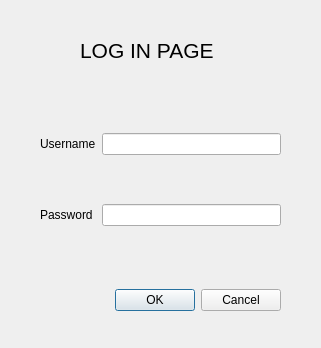
<?xml version="1.0" encoding="UTF-8"?>
<ui version="4.0">
 <class>login</class>
 <widget class="QDialog" name="login">
  <property name="geometry">
   <rect>
    <x>0</x>
    <y>0</y>
    <width>321</width>
    <height>348</height>
   </rect>
  </property>
  <property name="windowTitle">
   <string>Dialog</string>
  </property>
  <widget class="QLabel" name="label_3">
   <property name="geometry">
    <rect>
     <x>80</x>
     <y>30</y>
     <width>161</width>
     <height>41</height>
    </rect>
   </property>
   <property name="font">
    <font>
     <pointsize>16</pointsize>
    </font>
   </property>
   <property name="text">
    <string>LOG IN PAGE</string>
   </property>
  </widget>
  <widget class="QDialogButtonBox" name="buttonBox_2">
   <property name="geometry">
    <rect>
     <x>60</x>
     <y>280</y>
     <width>221</width>
     <height>41</height>
    </rect>
   </property>
   <property name="orientation">
    <enum>Qt::Horizontal</enum>
   </property>
   <property name="standardButtons">
    <set>QDialogButtonBox::Cancel|QDialogButtonBox::Ok</set>
   </property>
  </widget>
  <widget class="QWidget" name="gridLayoutWidget">
   <property name="geometry">
    <rect>
     <x>40</x>
     <y>90</y>
     <width>241</width>
     <height>181</height>
    </rect>
   </property>
   <layout class="QGridLayout" name="gridLayout">
    <item row="0" column="0">
     <widget class="QLabel" name="label">
      <property name="text">
       <string>Username</string>
      </property>
     </widget>
    </item>
    <item row="1" column="0">
     <widget class="QLabel" name="label_2">
      <property name="text">
       <string>Password</string>
      </property>
     </widget>
    </item>
    <item row="0" column="1">
     <widget class="QLineEdit" name="lineEdit"/>
    </item>
    <item row="1" column="1">
     <widget class="QLineEdit" name="lineEdit_2"/>
    </item>
   </layout>
  </widget>
 </widget>
 <resources/>
 <connections/>
</ui>
